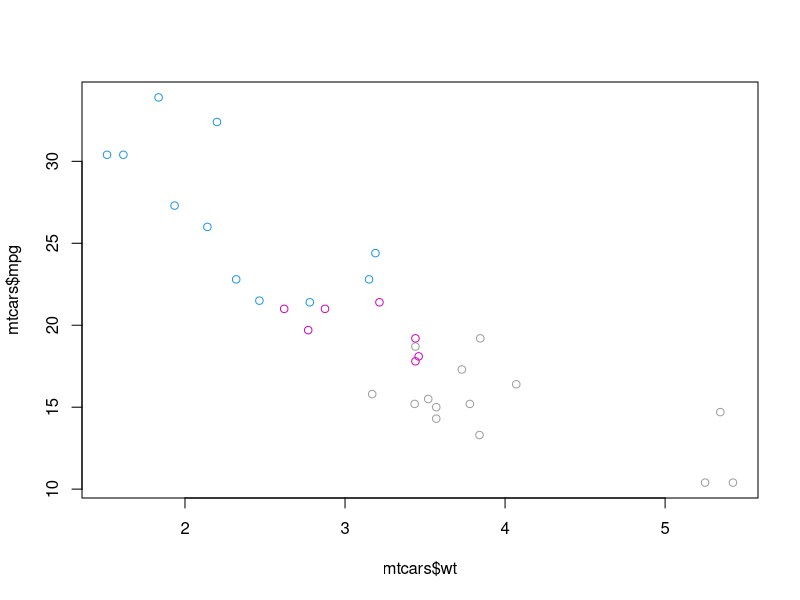
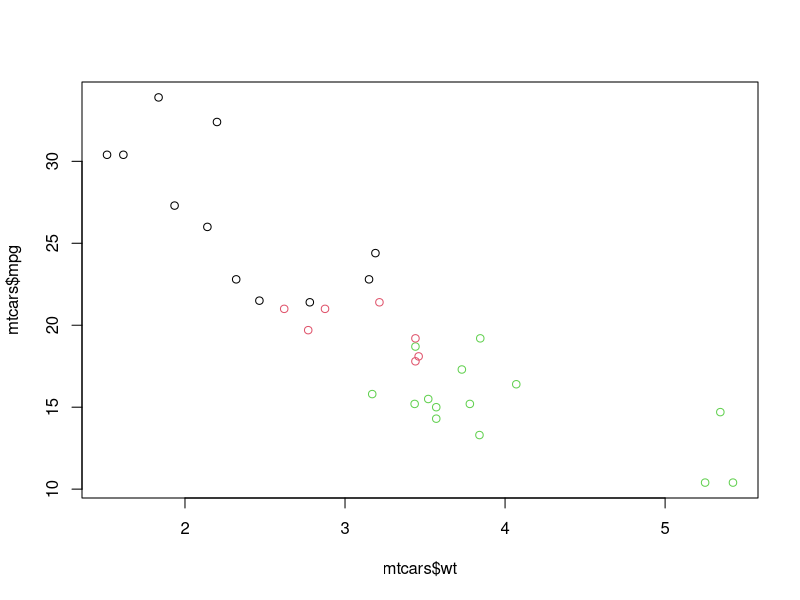

Recreate these plots in R, in order.
# Plot the correct variables of mtcars
plot(mtcars$wt, mtcars$mpg, col = mtcars$cyl)

# Change cyl inside mtcars to a factor
mtcars$fcyl <- as.factor(mtcars$cyl)

# Make the same plot as in the first instruction, assign color according to cylinder factor variable
plot(mtcars$wt,mtcars$mpg, col = mtcars$fcyl)
